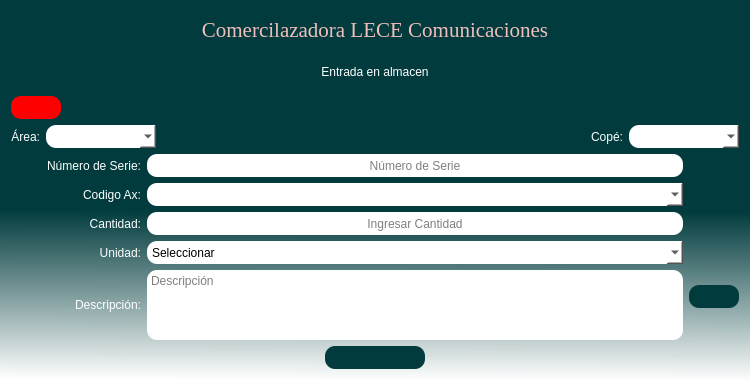
<?xml version="1.0" encoding="UTF-8"?>
<ui version="4.0">
 <class>Registro_de_ONT</class>
 <widget class="QDialog" name="Registro_de_ONT">
  <property name="geometry">
   <rect>
    <x>0</x>
    <y>0</y>
    <width>750</width>
    <height>380</height>
   </rect>
  </property>
  <property name="minimumSize">
   <size>
    <width>750</width>
    <height>380</height>
   </size>
  </property>
  <property name="maximumSize">
   <size>
    <width>750</width>
    <height>380</height>
   </size>
  </property>
  <property name="windowTitle">
   <string>Registro en almacen</string>
  </property>
  <property name="windowIcon">
   <iconset>
    <normaloff>../../assets/icons/box-open.png</normaloff>../../assets/icons/box-open.png</iconset>
  </property>
  <property name="layoutDirection">
   <enum>Qt::LeftToRight</enum>
  </property>
  <property name="styleSheet">
   <string notr="true">QDialog#Registro_de_ONT{
background-color: qlineargradient(spread:pad, x1:0.488444, y1:0.392, x2:0.483241, y2:1, stop:0.266917 rgba(1, 59, 61, 255), stop:1 rgba(255, 255, 255, 244));}
</string>
  </property>
  <layout class="QVBoxLayout" name="verticalLayout_5">
   <item>
    <layout class="QVBoxLayout" name="verticalLayout">
     <item>
      <widget class="QLabel" name="Titulo">
       <property name="font">
        <font>
         <family>Times New Roman</family>
         <pointsize>16</pointsize>
         <weight>50</weight>
         <italic>false</italic>
         <bold>false</bold>
        </font>
       </property>
       <property name="cursor">
        <cursorShape>ArrowCursor</cursorShape>
       </property>
       <property name="toolTip">
        <string>&lt;html&gt;&lt;head/&gt;&lt;body&gt;&lt;p align=&quot;center&quot;&gt;&lt;br/&gt;&lt;/p&gt;&lt;/body&gt;&lt;/html&gt;</string>
       </property>
       <property name="whatsThis">
        <string>&lt;html&gt;&lt;head/&gt;&lt;body&gt;&lt;p align=&quot;center&quot;&gt;Comercilazadora LECE Comunicaciones&lt;/p&gt;&lt;/body&gt;&lt;/html&gt;</string>
       </property>
       <property name="layoutDirection">
        <enum>Qt::LeftToRight</enum>
       </property>
       <property name="autoFillBackground">
        <bool>false</bool>
       </property>
       <property name="styleSheet">
        <string notr="true">font: 16pt &quot;Times New Roman&quot;;
color:rgba(239, 191, 188, 255);
</string>
       </property>
       <property name="frameShadow">
        <enum>QFrame::Plain</enum>
       </property>
       <property name="midLineWidth">
        <number>0</number>
       </property>
       <property name="text">
        <string>Comercilazadora LECE Comunicaciones</string>
       </property>
       <property name="alignment">
        <set>Qt::AlignCenter</set>
       </property>
      </widget>
     </item>
     <item>
      <widget class="QLabel" name="label_2">
       <property name="styleSheet">
        <string notr="true">font: 75 12pt &quot;MS Shell Dlg 2&quot; rgb(255, 255, 255);
color: rgb(255, 255, 255);
</string>
       </property>
       <property name="text">
        <string>Entrada en almacen</string>
       </property>
       <property name="scaledContents">
        <bool>false</bool>
       </property>
       <property name="alignment">
        <set>Qt::AlignCenter</set>
       </property>
      </widget>
     </item>
    </layout>
   </item>
   <item>
    <widget class="QPushButton" name="btn_regresar">
     <property name="enabled">
      <bool>true</bool>
     </property>
     <property name="minimumSize">
      <size>
       <width>50</width>
       <height>23</height>
      </size>
     </property>
     <property name="maximumSize">
      <size>
       <width>50</width>
       <height>23</height>
      </size>
     </property>
     <property name="cursor">
      <cursorShape>PointingHandCursor</cursorShape>
     </property>
     <property name="toolTip">
      <string>&lt;html&gt;&lt;head/&gt;&lt;body&gt;&lt;p align=&quot;center&quot;&gt;Regresar&lt;/p&gt;&lt;/body&gt;&lt;/html&gt;</string>
     </property>
     <property name="styleSheet">
      <string notr="true">font: 12pt &quot;MS Shell Dlg 2&quot;;
background-color: rgb(255, 0, 0);
color:rgb(255, 255, 255);
border-radius: 10px;</string>
     </property>
     <property name="text">
      <string/>
     </property>
     <property name="icon">
      <iconset>
       <normaloff>../../assets/icons/atras bc.svg</normaloff>../../assets/icons/atras bc.svg</iconset>
     </property>
    </widget>
   </item>
   <item>
    <layout class="QHBoxLayout" name="horizontalLayout_3">
     <item>
      <layout class="QHBoxLayout" name="horizontalLayout_2">
       <item>
        <widget class="QLabel" name="label_4">
         <property name="maximumSize">
          <size>
           <width>52</width>
           <height>23</height>
          </size>
         </property>
         <property name="styleSheet">
          <string notr="true">color: rgb(255, 255, 255);
font: 12pt &quot;MS Shell Dlg 2&quot;;</string>
         </property>
         <property name="text">
          <string>Área:</string>
         </property>
         <property name="alignment">
          <set>Qt::AlignRight|Qt::AlignTrailing|Qt::AlignVCenter</set>
         </property>
        </widget>
       </item>
       <item>
        <widget class="QComboBox" name="str_area">
         <property name="minimumSize">
          <size>
           <width>110</width>
           <height>23</height>
          </size>
         </property>
         <property name="maximumSize">
          <size>
           <width>110</width>
           <height>23</height>
          </size>
         </property>
         <property name="cursor">
          <cursorShape>PointingHandCursor</cursorShape>
         </property>
         <property name="toolTip">
          <string>&lt;html&gt;&lt;head/&gt;&lt;body&gt;&lt;p align=&quot;center&quot;&gt;Seleccionar Área&lt;/p&gt;&lt;/body&gt;&lt;/html&gt;</string>
         </property>
         <property name="styleSheet">
          <string notr="true">font: 12pt &quot;MS Shell Dlg 2&quot;;
background-color: rgb(255, 255, 255);
color: rgb(0, 0, 0);
border-radius: 10px;</string>
         </property>
         <property name="currentText">
          <string/>
         </property>
        </widget>
       </item>
      </layout>
     </item>
     <item>
      <spacer name="horizontalSpacer">
       <property name="orientation">
        <enum>Qt::Horizontal</enum>
       </property>
       <property name="sizeHint" stdset="0">
        <size>
         <width>40</width>
         <height>20</height>
        </size>
       </property>
      </spacer>
     </item>
     <item>
      <layout class="QHBoxLayout" name="horizontalLayout">
       <item>
        <widget class="QLabel" name="label_5">
         <property name="maximumSize">
          <size>
           <width>130</width>
           <height>23</height>
          </size>
         </property>
         <property name="styleSheet">
          <string notr="true">color: rgb(255, 255, 255);
font: 12pt &quot;MS Shell Dlg 2&quot;;</string>
         </property>
         <property name="text">
          <string>Copé:</string>
         </property>
         <property name="alignment">
          <set>Qt::AlignRight|Qt::AlignTrailing|Qt::AlignVCenter</set>
         </property>
        </widget>
       </item>
       <item>
        <widget class="QComboBox" name="str_cope">
         <property name="minimumSize">
          <size>
           <width>110</width>
           <height>23</height>
          </size>
         </property>
         <property name="maximumSize">
          <size>
           <width>110</width>
           <height>23</height>
          </size>
         </property>
         <property name="cursor">
          <cursorShape>PointingHandCursor</cursorShape>
         </property>
         <property name="toolTip">
          <string>&lt;html&gt;&lt;head/&gt;&lt;body&gt;&lt;p align=&quot;center&quot;&gt;Seleccionar Copé&lt;/p&gt;&lt;/body&gt;&lt;/html&gt;</string>
         </property>
         <property name="styleSheet">
          <string notr="true">font: 12pt &quot;MS Shell Dlg 2&quot;;
background-color: rgb(255, 255, 255);
color: rgb(0, 0, 0);
border-radius: 10px;</string>
         </property>
        </widget>
       </item>
      </layout>
     </item>
    </layout>
   </item>
   <item>
    <layout class="QVBoxLayout" name="verticalLayout_4">
     <item>
      <layout class="QHBoxLayout" name="horizontalLayout_10">
       <item>
        <layout class="QVBoxLayout" name="verticalLayout_3">
         <item>
          <layout class="QHBoxLayout" name="horizontalLayout_4">
           <item>
            <widget class="QLabel" name="label">
             <property name="minimumSize">
              <size>
               <width>130</width>
               <height>23</height>
              </size>
             </property>
             <property name="maximumSize">
              <size>
               <width>130</width>
               <height>23</height>
              </size>
             </property>
             <property name="styleSheet">
              <string notr="true">color: rgb(255, 255, 255);
font: 12pt &quot;MS Shell Dlg 2&quot;;</string>
             </property>
             <property name="text">
              <string>Número de Serie:</string>
             </property>
             <property name="alignment">
              <set>Qt::AlignRight|Qt::AlignTrailing|Qt::AlignVCenter</set>
             </property>
            </widget>
           </item>
           <item>
            <widget class="QLineEdit" name="ln_ns">
             <property name="minimumSize">
              <size>
               <width>0</width>
               <height>23</height>
              </size>
             </property>
             <property name="maximumSize">
              <size>
               <width>16777215</width>
               <height>23</height>
              </size>
             </property>
             <property name="styleSheet">
              <string notr="true">font: 12pt &quot;MS Shell Dlg 2&quot;;
background-color: rgb(255, 255, 255);
color: rgb(0, 0, 0);
border-radius: 10px;</string>
             </property>
             <property name="alignment">
              <set>Qt::AlignCenter</set>
             </property>
             <property name="placeholderText">
              <string>Número de Serie</string>
             </property>
             <property name="cursorMoveStyle">
              <enum>Qt::VisualMoveStyle</enum>
             </property>
            </widget>
           </item>
          </layout>
         </item>
         <item>
          <layout class="QHBoxLayout" name="horizontalLayout_5">
           <item>
            <widget class="QLabel" name="label_8">
             <property name="minimumSize">
              <size>
               <width>130</width>
               <height>23</height>
              </size>
             </property>
             <property name="maximumSize">
              <size>
               <width>130</width>
               <height>23</height>
              </size>
             </property>
             <property name="styleSheet">
              <string notr="true">color: rgb(255, 255, 255);
font: 12pt &quot;MS Shell Dlg 2&quot;;</string>
             </property>
             <property name="text">
              <string>Codigo Ax:</string>
             </property>
             <property name="alignment">
              <set>Qt::AlignRight|Qt::AlignTrailing|Qt::AlignVCenter</set>
             </property>
            </widget>
           </item>
           <item>
            <widget class="QComboBox" name="str_codigoax">
             <property name="minimumSize">
              <size>
               <width>150</width>
               <height>23</height>
              </size>
             </property>
             <property name="maximumSize">
              <size>
               <width>16777215</width>
               <height>23</height>
              </size>
             </property>
             <property name="cursor">
              <cursorShape>PointingHandCursor</cursorShape>
             </property>
             <property name="toolTip">
              <string>&lt;html&gt;&lt;head/&gt;&lt;body&gt;&lt;p align=&quot;center&quot;&gt;Seleccionar Copé&lt;/p&gt;&lt;/body&gt;&lt;/html&gt;</string>
             </property>
             <property name="styleSheet">
              <string notr="true">font: 12pt &quot;MS Shell Dlg 2&quot;;
background-color: rgb(255, 255, 255);
color: rgb(0, 0, 0);
border-radius: 10px;</string>
             </property>
            </widget>
           </item>
          </layout>
         </item>
         <item>
          <layout class="QHBoxLayout" name="horizontalLayout_6">
           <item>
            <widget class="QLabel" name="label_3">
             <property name="minimumSize">
              <size>
               <width>130</width>
               <height>23</height>
              </size>
             </property>
             <property name="maximumSize">
              <size>
               <width>130</width>
               <height>23</height>
              </size>
             </property>
             <property name="styleSheet">
              <string notr="true">color: rgb(255, 255, 255);
font: 12pt &quot;MS Shell Dlg 2&quot;;</string>
             </property>
             <property name="text">
              <string>Cantidad:</string>
             </property>
             <property name="alignment">
              <set>Qt::AlignRight|Qt::AlignTrailing|Qt::AlignVCenter</set>
             </property>
            </widget>
           </item>
           <item>
            <widget class="QLineEdit" name="ln_modelo">
             <property name="minimumSize">
              <size>
               <width>150</width>
               <height>23</height>
              </size>
             </property>
             <property name="maximumSize">
              <size>
               <width>16777215</width>
               <height>23</height>
              </size>
             </property>
             <property name="styleSheet">
              <string notr="true">font: 12pt &quot;MS Shell Dlg 2&quot;;
background-color: rgb(255, 255, 255);
color: rgb(0, 0, 0);
border-radius: 10px;</string>
             </property>
             <property name="alignment">
              <set>Qt::AlignCenter</set>
             </property>
             <property name="placeholderText">
              <string>Ingresar Cantidad</string>
             </property>
            </widget>
           </item>
          </layout>
         </item>
         <item>
          <layout class="QHBoxLayout" name="horizontalLayout_7">
           <item>
            <widget class="QLabel" name="label_6">
             <property name="minimumSize">
              <size>
               <width>130</width>
               <height>23</height>
              </size>
             </property>
             <property name="maximumSize">
              <size>
               <width>130</width>
               <height>23</height>
              </size>
             </property>
             <property name="styleSheet">
              <string notr="true">color: rgb(255, 255, 255);
font: 12pt &quot;MS Shell Dlg 2&quot;;</string>
             </property>
             <property name="text">
              <string>Unidad:</string>
             </property>
             <property name="alignment">
              <set>Qt::AlignRight|Qt::AlignTrailing|Qt::AlignVCenter</set>
             </property>
            </widget>
           </item>
           <item>
            <widget class="QComboBox" name="str_unidad">
             <property name="minimumSize">
              <size>
               <width>150</width>
               <height>23</height>
              </size>
             </property>
             <property name="maximumSize">
              <size>
               <width>16777215</width>
               <height>23</height>
              </size>
             </property>
             <property name="cursor">
              <cursorShape>PointingHandCursor</cursorShape>
             </property>
             <property name="toolTip">
              <string>&lt;html&gt;&lt;head/&gt;&lt;body&gt;&lt;p align=&quot;center&quot;&gt;Seleccionar Copé&lt;/p&gt;&lt;/body&gt;&lt;/html&gt;</string>
             </property>
             <property name="styleSheet">
              <string notr="true">font: 12pt &quot;MS Shell Dlg 2&quot;;
background-color: rgb(255, 255, 255);
color: rgb(0, 0, 0);
border-radius: 10px;</string>
             </property>
             <item>
              <property name="text">
               <string>Seleccionar</string>
              </property>
             </item>
             <item>
              <property name="text">
               <string>Pieza (s)</string>
              </property>
             </item>
             <item>
              <property name="text">
               <string>Metro (s)</string>
              </property>
             </item>
            </widget>
           </item>
          </layout>
         </item>
         <item>
          <layout class="QHBoxLayout" name="horizontalLayout_8">
           <item>
            <widget class="QLabel" name="label_7">
             <property name="minimumSize">
              <size>
               <width>130</width>
               <height>23</height>
              </size>
             </property>
             <property name="maximumSize">
              <size>
               <width>130</width>
               <height>23</height>
              </size>
             </property>
             <property name="styleSheet">
              <string notr="true">color: rgb(255, 255, 255);
font: 12pt &quot;MS Shell Dlg 2&quot;;</string>
             </property>
             <property name="text">
              <string>Descripción:</string>
             </property>
             <property name="alignment">
              <set>Qt::AlignRight|Qt::AlignTrailing|Qt::AlignVCenter</set>
             </property>
            </widget>
           </item>
           <item>
            <widget class="QTextEdit" name="texedit_descripcon">
             <property name="maximumSize">
              <size>
               <width>16777215</width>
               <height>70</height>
              </size>
             </property>
             <property name="layoutDirection">
              <enum>Qt::LeftToRight</enum>
             </property>
             <property name="styleSheet">
              <string notr="true">font: 12pt &quot;MS Shell Dlg 2&quot;;
background-color: rgb(255, 255, 255);
color: rgb(0, 0, 0);
border-radius: 10px;</string>
             </property>
             <property name="placeholderText">
              <string>Descripción</string>
             </property>
            </widget>
           </item>
          </layout>
         </item>
        </layout>
       </item>
       <item>
        <layout class="QVBoxLayout" name="verticalLayout_2">
         <item>
          <widget class="QPushButton" name="btn_codebar_3">
           <property name="minimumSize">
            <size>
             <width>50</width>
             <height>23</height>
            </size>
           </property>
           <property name="maximumSize">
            <size>
             <width>50</width>
             <height>23</height>
            </size>
           </property>
           <property name="cursor">
            <cursorShape>PointingHandCursor</cursorShape>
           </property>
           <property name="mouseTracking">
            <bool>false</bool>
           </property>
           <property name="toolTip">
            <string>&lt;html&gt;&lt;head/&gt;&lt;body&gt;&lt;p align=&quot;center&quot;&gt;importar etiqueta&lt;/p&gt;&lt;/body&gt;&lt;/html&gt;</string>
           </property>
           <property name="styleSheet">
            <string notr="true">background-color: rgb(1, 59, 61);
color: rgb(255, 255, 255);
border-radius: 10px;</string>
           </property>
           <property name="text">
            <string/>
           </property>
           <property name="icon">
            <iconset>
             <normaloff>../../assets/icons/foto.svg</normaloff>../../assets/icons/foto.svg</iconset>
           </property>
           <property name="checkable">
            <bool>false</bool>
           </property>
           <property name="autoRepeat">
            <bool>false</bool>
           </property>
           <property name="autoExclusive">
            <bool>false</bool>
           </property>
          </widget>
         </item>
         <item>
          <spacer name="verticalSpacer">
           <property name="orientation">
            <enum>Qt::Vertical</enum>
           </property>
           <property name="sizeType">
            <enum>QSizePolicy::Fixed</enum>
           </property>
           <property name="sizeHint" stdset="0">
            <size>
             <width>20</width>
             <height>40</height>
            </size>
           </property>
          </spacer>
         </item>
         <item>
          <widget class="QPushButton" name="btn_buscar">
           <property name="minimumSize">
            <size>
             <width>50</width>
             <height>23</height>
            </size>
           </property>
           <property name="maximumSize">
            <size>
             <width>50</width>
             <height>23</height>
            </size>
           </property>
           <property name="cursor">
            <cursorShape>PointingHandCursor</cursorShape>
           </property>
           <property name="mouseTracking">
            <bool>false</bool>
           </property>
           <property name="toolTip">
            <string>&lt;html&gt;&lt;head/&gt;&lt;body&gt;&lt;p align=&quot;center&quot;&gt;Escanear etiqueta&lt;/p&gt;&lt;/body&gt;&lt;/html&gt;</string>
           </property>
           <property name="styleSheet">
            <string notr="true">background-color: rgb(1, 59, 61);
color: rgb(255, 255, 255);
border-radius: 10px;</string>
           </property>
           <property name="text">
            <string/>
           </property>
           <property name="icon">
            <iconset>
             <normaloff>../../assets/icons/codebar,.svg</normaloff>../../assets/icons/codebar,.svg</iconset>
           </property>
           <property name="checkable">
            <bool>false</bool>
           </property>
           <property name="autoRepeat">
            <bool>false</bool>
           </property>
           <property name="autoExclusive">
            <bool>false</bool>
           </property>
          </widget>
         </item>
        </layout>
       </item>
      </layout>
     </item>
     <item>
      <layout class="QHBoxLayout" name="horizontalLayout_9">
       <item>
        <spacer name="horizontalSpacer_2">
         <property name="orientation">
          <enum>Qt::Horizontal</enum>
         </property>
         <property name="sizeHint" stdset="0">
          <size>
           <width>40</width>
           <height>20</height>
          </size>
         </property>
        </spacer>
       </item>
       <item>
        <widget class="QPushButton" name="btn_guardar">
         <property name="minimumSize">
          <size>
           <width>100</width>
           <height>23</height>
          </size>
         </property>
         <property name="maximumSize">
          <size>
           <width>100</width>
           <height>23</height>
          </size>
         </property>
         <property name="cursor">
          <cursorShape>PointingHandCursor</cursorShape>
         </property>
         <property name="toolTip">
          <string>&lt;html&gt;&lt;head/&gt;&lt;body&gt;&lt;p align=&quot;center&quot;&gt;Guardar&lt;/p&gt;&lt;/body&gt;&lt;/html&gt;</string>
         </property>
         <property name="styleSheet">
          <string notr="true">background-color: rgb(1, 59, 61);
color: rgb(255, 255, 255);
border-radius: 10px;</string>
         </property>
         <property name="text">
          <string/>
         </property>
         <property name="icon">
          <iconset>
           <normaloff>../../assets/icons/Guardar.svg</normaloff>../../assets/icons/Guardar.svg</iconset>
         </property>
        </widget>
       </item>
       <item>
        <spacer name="horizontalSpacer_3">
         <property name="orientation">
          <enum>Qt::Horizontal</enum>
         </property>
         <property name="sizeHint" stdset="0">
          <size>
           <width>40</width>
           <height>20</height>
          </size>
         </property>
        </spacer>
       </item>
      </layout>
     </item>
    </layout>
   </item>
  </layout>
 </widget>
 <resources/>
 <connections/>
</ui>
